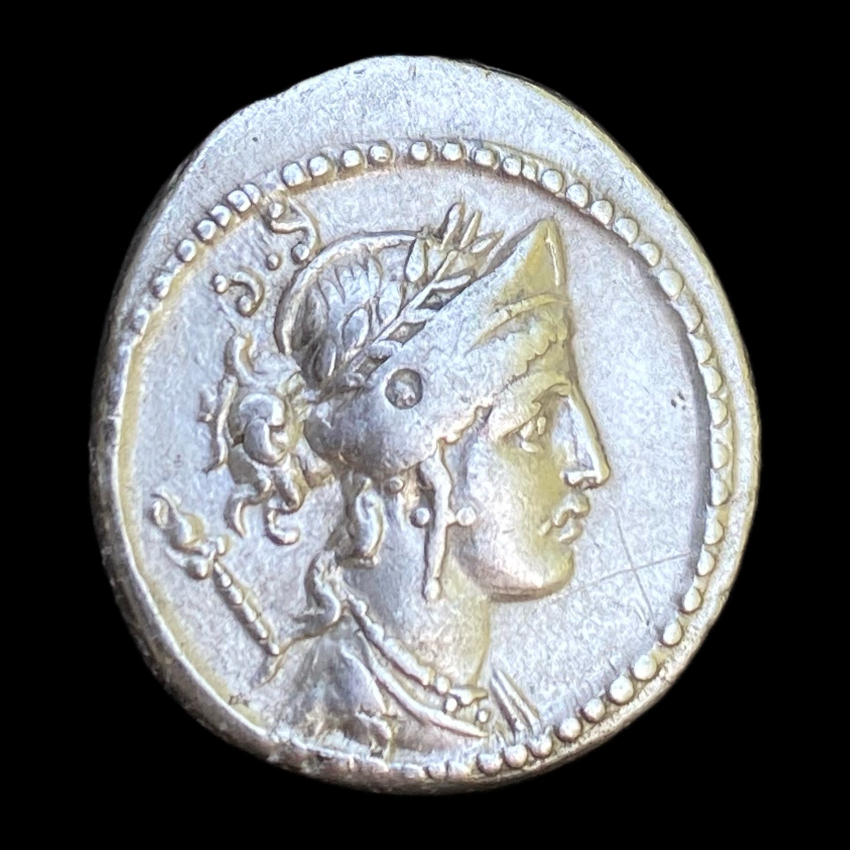
#> input picture assets/img/coins/faustus_sulla_signet/obverse.jpg, 1700 x 1700 px (shown at 1/2 size)
$ python align_coin_images.py ../assets/img/coins/faustus_sulla_signet/obverse.jpg ../assets/img/coins/marcus_furius_philus/reverse.jpg out.png
#> lines starting #> are read from the running program, lines starting #| are printed output that depends on the picture
#!/usr/bin/env python3
"""Align obverse and reverse coin images side-by-side"""

import argparse
from PIL import Image
import os
import sys


def align_images(obverse_path, reverse_path, output_path, spacing=0, bg_color=(0, 0, 0)):
    """
    Align two images side-by-side with specified spacing and background color.

    Args:
        obverse_path: Path to obverse (front) image
        reverse_path: Path to reverse (back) image
        output_path: Path to save aligned image
        spacing: Pixels between images (default: 0)
        bg_color: Background color as RGB tuple (default: black)
    """
#> called with output_path = 'out.png', spacing = 0, bg_color = (0, 0, 0)
    # Load images
    obverse = Image.open(obverse_path)
#> obverse is the input picture: PIL image 1700x1700 RGB; mean R, G, B 101.8, 103.7, 105.6
    reverse = Image.open(reverse_path)
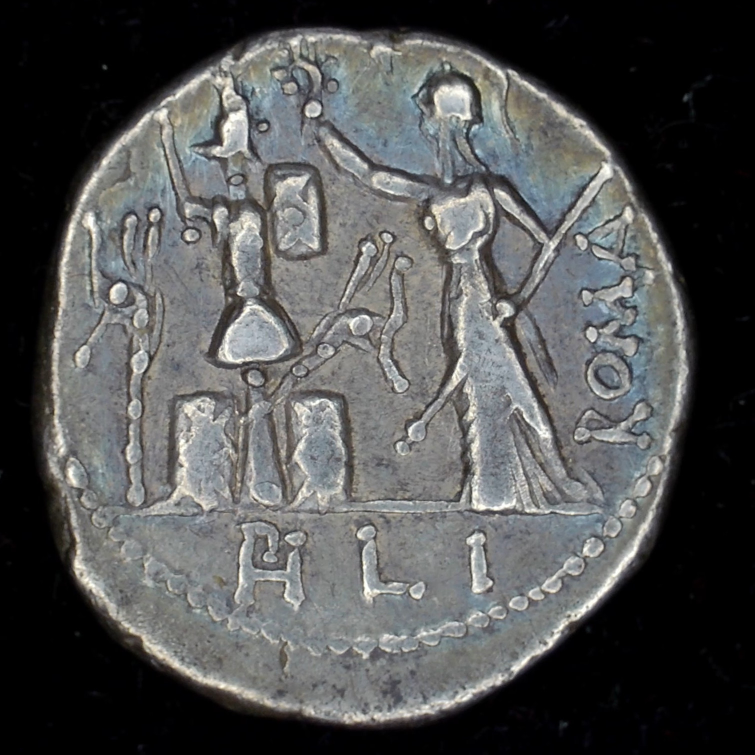
#> input picture assets/img/coins/marcus_furius_philus/reverse.jpg, 1509 x 1509 px (shown at 1/2 size)
#> reverse is the input picture: PIL image 1509x1509 RGB; mean R, G, B 82.5, 83.4, 83.1

    print(f"Loaded obverse: {obverse.size}")
#| Loaded obverse: (1700, 1700)
    print(f"Loaded reverse: {reverse.size}")
#| Loaded reverse: (1509, 1509)

    # Convert to RGBA if needed
    if obverse.mode != 'RGBA':
        obverse = obverse.convert('RGBA')
#> obverse: PIL image 1700x1700 RGBA
    if reverse.mode != 'RGBA':
        reverse = reverse.convert('RGBA')
#> reverse: PIL image 1509x1509 RGBA

    # Resize to same height
    target_height = min(obverse.height, reverse.height)
#> target_height = 1509
    obverse_ratio = target_height / obverse.height
#> obverse_ratio = 0.888
    reverse_ratio = target_height / reverse.height
#> reverse_ratio = 1

    obverse_new_size = (int(obverse.width * obverse_ratio), target_height)
#> obverse_new_size = (1509, 1509)
    reverse_new_size = (int(reverse.width * reverse_ratio), target_height)
#> reverse_new_size = (1509, 1509)

    obverse_resized = obverse.resize(obverse_new_size, Image.Resampling.LANCZOS)
    reverse_resized = reverse.resize(reverse_new_size, Image.Resampling.LANCZOS)

    print(f"Resized obverse: {obverse_resized.size}")
#| Resized obverse: (1509, 1509)
    print(f"Resized reverse: {reverse_resized.size}")
#| Resized reverse: (1509, 1509)

    # Create combined image with background color
    combined_width = obverse_resized.width + reverse_resized.width + spacing
#> combined_width = 3018
    combined_height = target_height
#> combined_height = 1509

    combined = Image.new('RGB', (combined_width, combined_height), bg_color)
#> combined: PIL image 3018x1509 RGB; every value is 0

    # Paste images
    combined.paste(obverse_resized, (0, 0), obverse_resized if obverse_resized.mode == 'RGBA' else None)
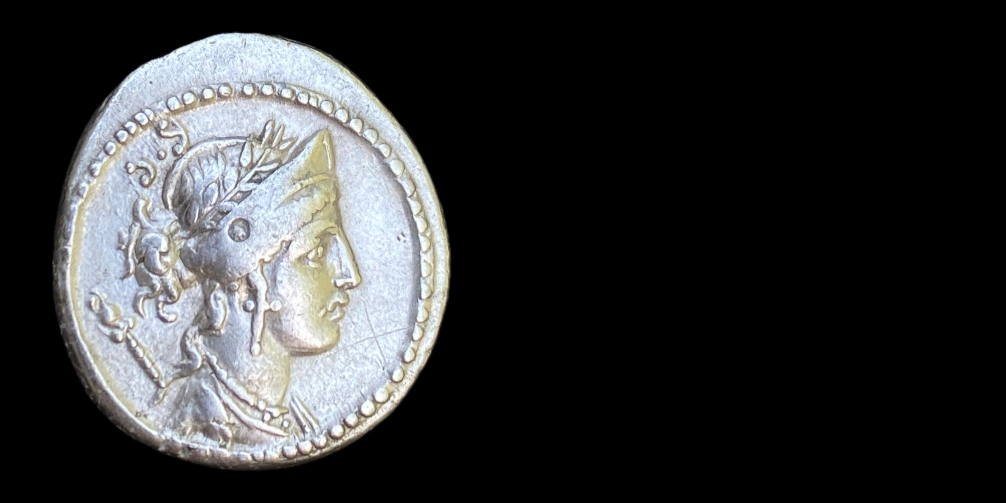
#> combined: PIL image 3018x1509 RGB (shown at 1/3 size); mean R, G, B 50.9, 51.9, 52.8
    combined.paste(reverse_resized, (obverse_resized.width + spacing, 0), reverse_resized if reverse_resized.mode == 'RGBA' else None)
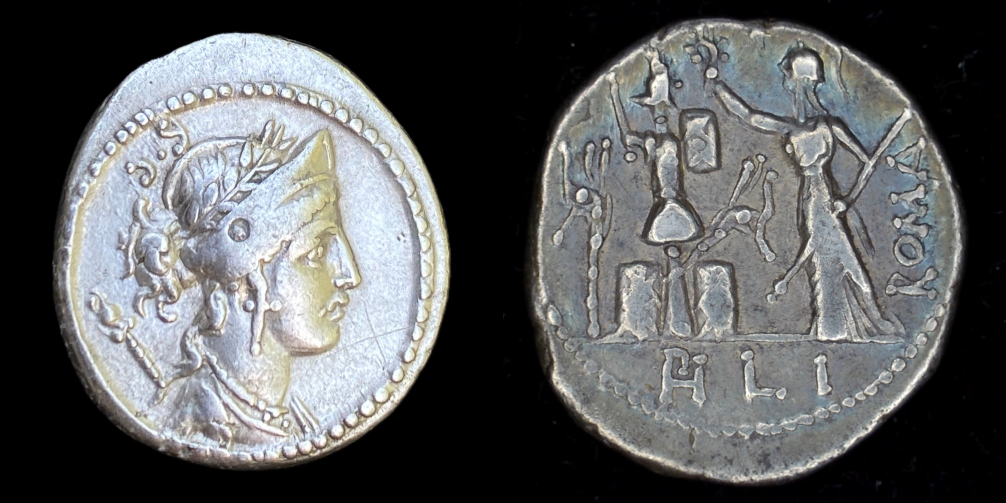
#> combined: PIL image 3018x1509 RGB (shown at 1/3 size); mean R, G, B 92.2, 93.5, 94.4

    # Save
    if output_path.lower().endswith(('.jpg', '.jpeg')):
        combined.save(output_path, 'JPEG', quality=90, optimize=True, subsampling=0)
    else:
        combined.save(output_path, 'PNG', optimize=True)
    print(f"\nAligned image saved to: {output_path}")
    print(f"Dimensions: {combined_width}x{combined_height}")
#| Dimensions: 3018x1509


def main():
    parser = argparse.ArgumentParser(
        description='Align obverse and reverse coin images side-by-side',
        formatter_class=argparse.RawDescriptionHelpFormatter,
        epilog="""
Examples:
  %(prog)s obverse.png reverse.png output.png
  %(prog)s obverse.png reverse.png output.png --spacing 20
  %(prog)s obverse.png reverse.png output.png --bg-color white
        """
    )

    parser.add_argument('obverse', help='Path to obverse (front) image')
    parser.add_argument('reverse', help='Path to reverse (back) image')
    parser.add_argument('output', help='Path to save aligned image')
    parser.add_argument('--spacing', type=int, default=0,
                       help='Spacing between images in pixels (default: 0)')
    parser.add_argument('--bg-color', default='black',
                       choices=['black', 'white', 'gray'],
                       help='Background color (default: black)')

    args = parser.parse_args()

    # Validate input files exist
    if not os.path.exists(args.obverse):
        print(f"Error: Obverse image not found: {args.obverse}", file=sys.stderr)
        sys.exit(1)

    if not os.path.exists(args.reverse):
        print(f"Error: Reverse image not found: {args.reverse}", file=sys.stderr)
        sys.exit(1)

    # Create output directory if needed
    output_dir = os.path.dirname(args.output)
    if output_dir and not os.path.exists(output_dir):
        os.makedirs(output_dir)

    # Map color names to RGB
    bg_colors = {
        'black': (0, 0, 0),
        'white': (255, 255, 255),
        'gray': (128, 128, 128)
    }
    bg_color = bg_colors[args.bg_color]

    # Align the images
    align_images(args.obverse, args.reverse, args.output, args.spacing, bg_color)


if __name__ == '__main__':
    main()
